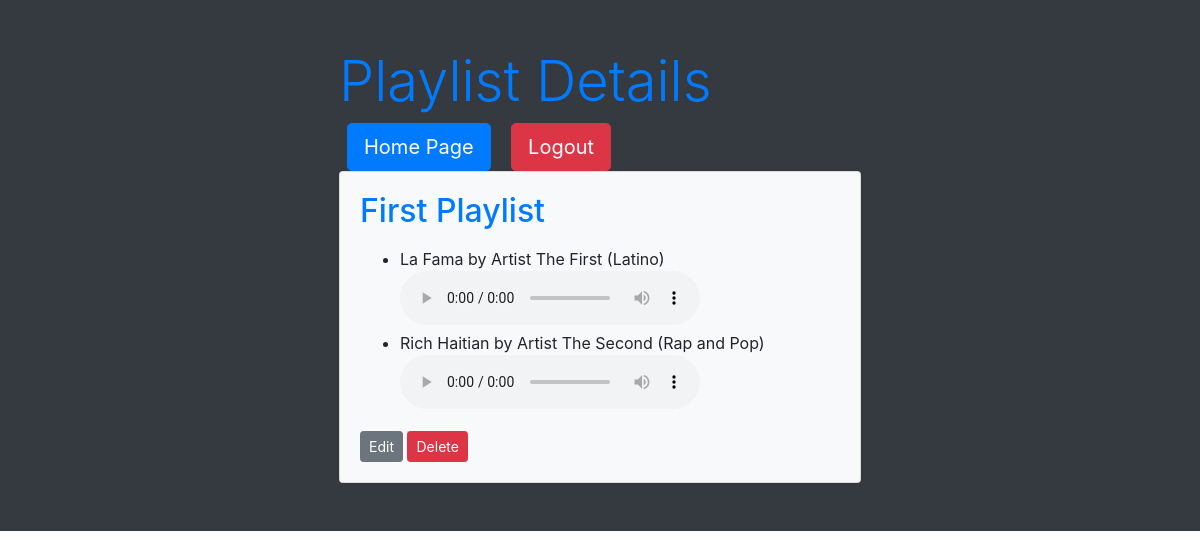
The app's page /playlists/1/ with its own data.
### music_streaming_app/models.py (models this page shows, shortened)
class Playlist(models.Model):
    name = models.CharField(max_length=100)
    user = models.ForeignKey(User, on_delete=models.CASCADE, related_name='playlists')
    tracks = models.ManyToManyField(MusicTrack, related_name='playlists')

class MusicTrack(models.Model):
    title = models.CharField(max_length=100)
    artist = models.ForeignKey(User, on_delete=models.CASCADE, related_name='tracks')
    audio_file = models.FileField(upload_to='audio_files/')
    genre = models.CharField(max_length=50)

class User(AbstractUser):
    name = models.CharField(max_length=100, unique=True)
    bio = models.TextField()
    is_artist = models.BooleanField(default=False)
    email = models.EmailField(blank=True)

### music_streaming_app/views.py (the view)
# urls.py: path("playlists/<int:playlist_id>/", views.playlist_page, name="playlist_page"),
def playlist_page(request, playlist_id):
    current_playlist = Playlist.objects.get(id=playlist_id)
    tracks = current_playlist.tracks.all()
    return render(request, "playlist_page.html", {"current_playlist": current_playlist, "tracks": tracks})

### music_streaming_app/templates/playlist_page.html (shortened to what this page needs)
{% extends 'base.html' %}
{% block content %}
    <div class="container">
        <div class="row justify-content-center">
            <div class="col-md-6">
                <h1 class="display-4 text-primary">Playlist Details</h1>
                <a href="{% url "home-page" %}" class="btn btn-primary btn-lg mx-2">Home Page</a>
                <a href="{% url "logout" %}" class="btn btn-danger btn-lg mx-2">Logout</a>
                <div class="card bg-light shadow">
                    <div class="card-body">
                        <h2 class="card-title text-primary">{{ current_playlist.name }}</h2>
                        <ul>
                            {% for track in tracks %}
                                <li>
                                    {{ track.title }} by {{ track.artist.name }} ({{ track.genre }})
                                    <audio preload="auto" controls>
                                      <source src="{{ track.audio_file.url }}">
                                    </audio>
                              </li>
                            {% empty %}
                                <li>This playlist is empty.</li>
                            {% endfor %}
                        </ul>
                        <a href="{% url 'edit_playlist' current_playlist.id %}" class="btn btn-secondary btn-sm">Edit</a>
                        <a href="{% url 'delete_playlist' current_playlist.id %}" class="btn btn-danger btn-sm">Delete</a>
                    </div>
                </div>
            </div>
        </div>
    </div>
{% endblock %}

### records on screen
Playlist: name "First Playlist"
MusicTrack: title "La Fama", artist.name "Artist The First", genre "Latino"
MusicTrack: title "Rich Haitian", artist.name "Artist The Second", genre "Rap and Pop"
